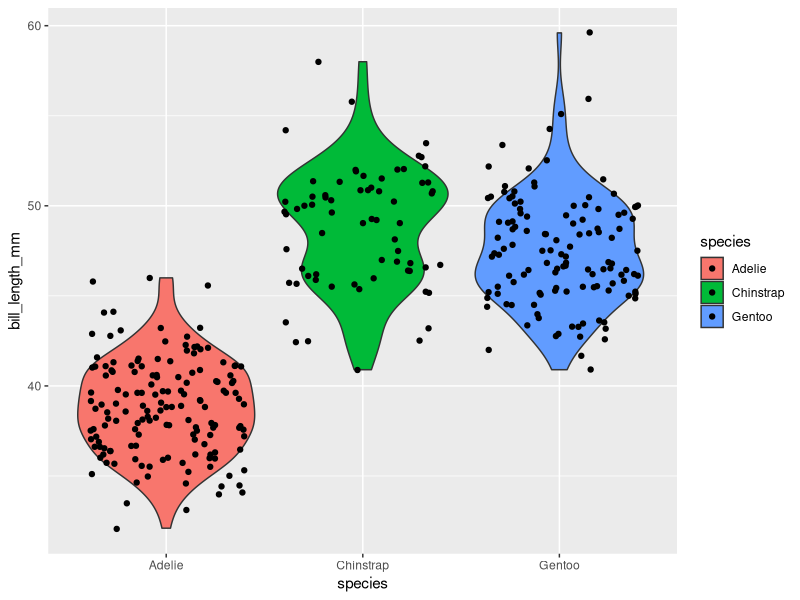
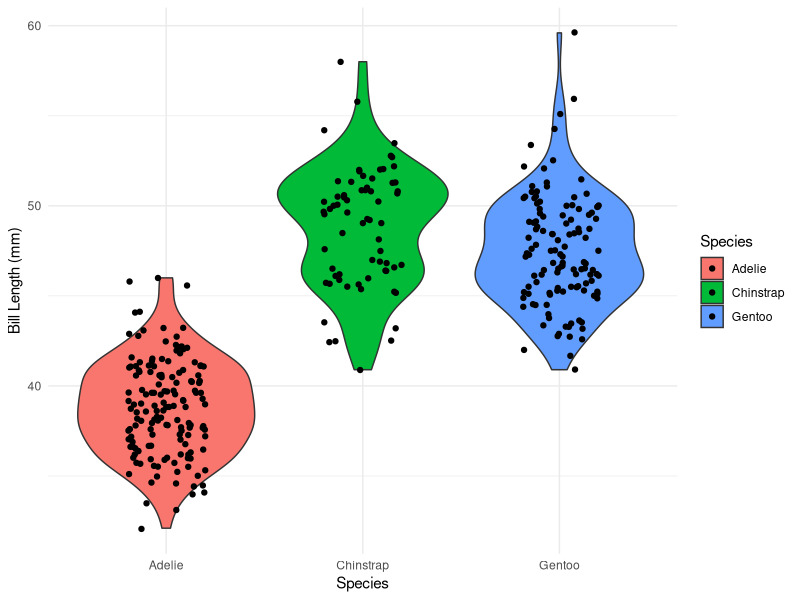

Write R code to recreate these figures, in order.

            library(ggplot2)
            library(palmerpenguins)
            built_answer <- tryCatch(
                {
                    set.seed(42)
                    ggplot(penguins, aes(x = species, y = bill_length_mm, fill = species)) + geom_violin() + geom_jitter()
                    suppressWarnings(
                        if (!file.exists("/sandbox/figures/bill-length_species_violin_jitter_overlay_answer.png")) {
                            ggsave(
                                width = 3,
                                height = 3,
                                "/sandbox/figures/bill-length_species_violin_jitter_overlay_answer.png"
                            )
                        }
                    )
                    suppressWarnings(
                        ggplot_build(last_plot())
                    )
                },
                error = function(e) {
                    'ERROR'
                }
            )
            built_submission <- tryCatch(
                {
                    set.seed(42)
                    library(palmerpenguins)
library(ggplot2)

ggplot(penguins, aes(x = species, y = bill_length_mm, fill = species)) +
  geom_violin() +
  geom_jitter(width = 0.2) +
  theme_minimal() +
  labs(x = "Species", y = "Bill Length (mm)", fill = "Species")
                    suppressWarnings(
                        ggsave(
                            width = 3,
                            height = 3,
                            "figures/bill-length_species_violin_jitter_overlay_submission_granite.png"
                        )
                    )
                    suppressWarnings(
                        ggplot_build(last_plot())
                    )
                },
                error = function(e) {
                    'ERROR'
                }
            )
            cat(isTRUE(all.equal(built_answer, built_submission)))
        
